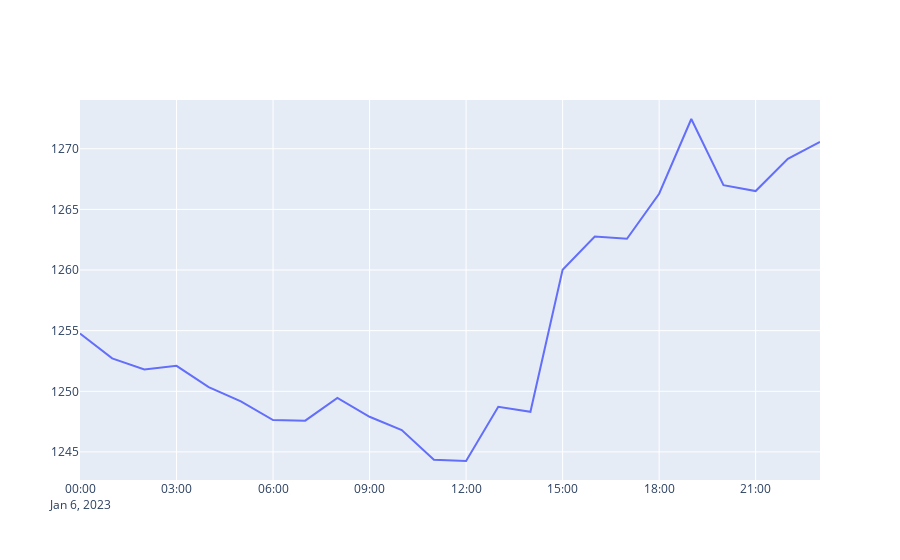
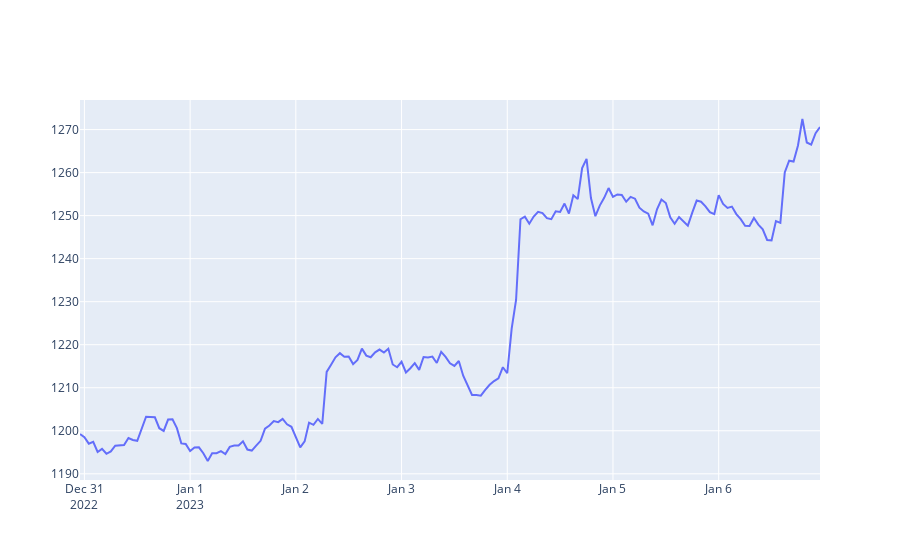
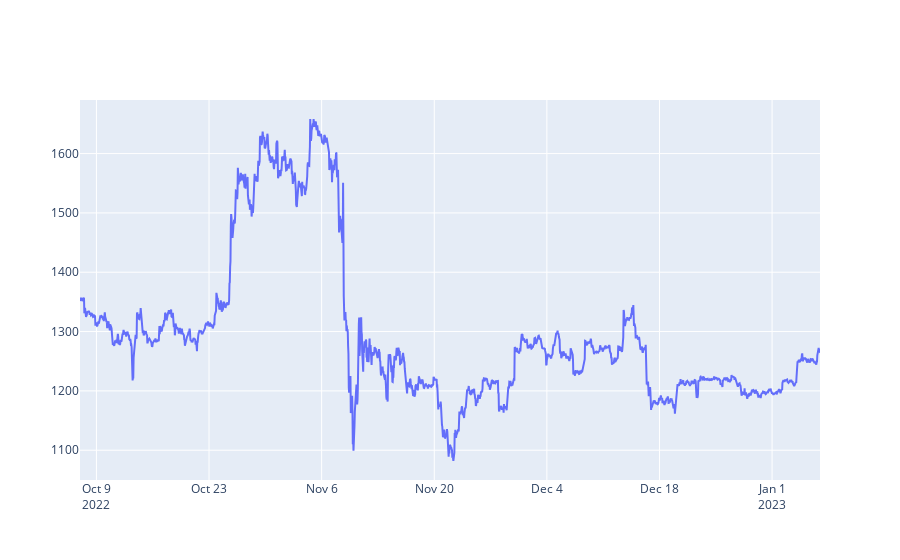
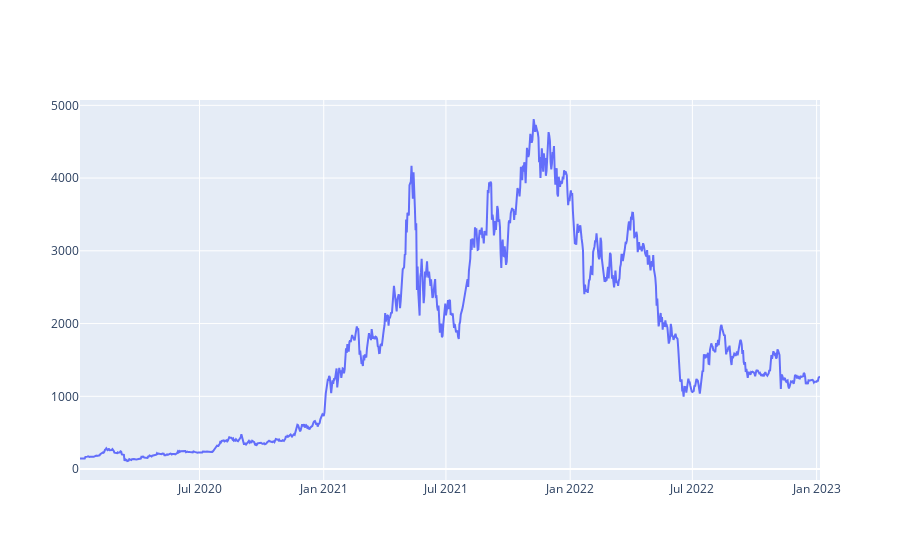

The notebook cell saved with these charts, in order:
### Code cell
( getLine(getRates('ETH-USD',  '1d',  '1h')) )
( getLine(getRates('ETH-USD',  '1wk',  '1h')) )
( getLine(getRates('ETH-USD',  '3mo',  '1h')) )
( getLine(getRates('ETH-USD',  '3y',  '1d')) )

### Figure 1 — Plotly figure (JSON) as saved in the notebook; plotly's stock layout.template omitted (floating-point values rounded to 4 significant figures)
{"data": [{"x": ["2023-01-06T00:00:00", "2023-01-06T01:00:00", "2023-01-06T02:00:00", "2023-01-06T03:00:00", "2023-01-06T04:00:00", "2023-01-06T05:00:00", "2023-01-06T06:00:00", "2023-01-06T07:00:00", "2023-01-06T08:00:00", "2023-01-06T09:00:00", "2023-01-06T10:00:00", "2023-01-06T11:00:00", "2023-01-06T12:00:00", "2023-01-06T13:00:00", "2023-01-06T14:00:00", "2023-01-06T15:00:00", "2023-01-06T16:00:00", "2023-01-06T17:00:00", "2023-01-06T18:00:00", "2023-01-06T19:00:00", "2023-01-06T20:00:00", "2023-01-06T21:00:00", "2023-01-06T22:00:00", "2023-01-06T23:00:00"], "y": [1255.0, 1253.0, 1252.0, 1252.0, 1250.0, 1249.0, 1248.0, 1248.0, 1249.0, 1248.0, 1247.0, 1244.0, 1244.0, 1249.0, 1248.0, 1260.0, 1263.0, 1263.0, 1266.0, 1272.0, 1267.0, 1267.0, 1269.0, 1271.0], "type": "scatter"}], "layout": {"xaxis": {"type": "date", "range": ["2023-01-06", "2023-01-06 23:00"], "autorange": true}, "yaxis": {"type": "linear", "range": [1243.0, 1274.0], "autorange": true}, "autosize": true}}

### Figure 2 — Plotly figure (JSON) as saved in the notebook; plotly's stock layout.template omitted (floating-point values rounded to 4 significant figures; data arrays with more than 128 entries replaced by an {"elided": "..."} marker saying what was removed)
{"data": [{"x": {"elided": "169 str values"}, "y": {"elided": "169 float values"}, "type": "scatter"}], "layout": {"xaxis": {"type": "date", "range": ["2022-12-30 23:00", "2023-01-06 23:00"], "autorange": true}, "yaxis": {"type": "linear", "range": [1189.0, 1277.0], "autorange": true}, "autosize": true}}

### Figure 3 — Plotly figure (JSON) as saved in the notebook; plotly's stock layout.template omitted (floating-point values rounded to 4 significant figures; data arrays with more than 128 entries replaced by an {"elided": "..."} marker saying what was removed)
{"data": [{"x": {"elided": "2207 str values"}, "y": {"elided": "2207 float values"}, "type": "scatter"}], "layout": {"xaxis": {"type": "date", "range": ["2022-10-06 23:00", "2023-01-06 23:00"], "autorange": true}, "yaxis": {"type": "linear", "range": [1050.0, 1690.0], "autorange": true}, "autosize": true}}

### Figure 4 — Plotly figure (JSON) as saved in the notebook; plotly's stock layout.template omitted (floating-point values rounded to 4 significant figures; data arrays with more than 128 entries replaced by an {"elided": "..."} marker saying what was removed)
{"data": [{"x": {"elided": "1096 str values"}, "y": {"elided": "1096 float values"}, "type": "scatter"}], "layout": {"xaxis": {"type": "date", "range": ["2020-01-06", "2023-01-06"], "autorange": true}, "yaxis": {"type": "linear", "range": [-150.6, 5073.0], "autorange": true}, "autosize": true}}
